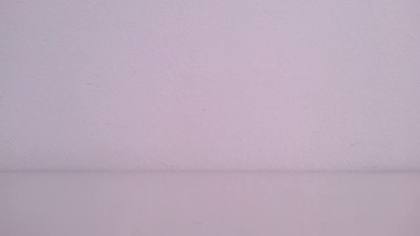
%> input picture ATCV pract color images/back.png, 420 x 236 px, shrunk from 1280 x 720 before the run
$ octave colorHS.m   (GNU Octave 9; MATLAB toolbox functions it lacks are replaced by stand-ins)
%> lines starting %> are read from the running program, lines starting %| are printed output that depends on the picture; in (x1, y1, x2, y2) boxes, pixels count from 0 and x2, y2 are one past the last pixel; in counts of white or black regions, pixels touching at a corner belong together; the program's own positions count from 1
### gamma1.m
function gm=gamma1(Ima)
%clc, clear all;
%ima=imread('2c.jpg');
im=Ima;
[fil, col,x]=size(Ima);
gm=zeros(fil,col);
% Ima=rgb2gray(Ima);
n = 1.11;
for i=1:fil
    for j=1:col
        gm(i,j,1)=(double(Ima(i,j,1)-40)^(n));
        gm(i,j,2)=(double(Ima(i,j,2)-40)^(n));
        gm(i,j,3)=(double(Ima(i,j,3)-40)^(n));
    end
end
% [4 lines of commented-out code are left out]


### colorHS.m
clc, close all, clear all
%Imagen de fondo
fon=imread('back.png');
%> fon is the input picture: size 236x420x3 uint8; mean R, G, B 187, 170.8, 187.2
fon=gamma1(fon);
%> after the loop in gamma1, `for i=1:fil`:
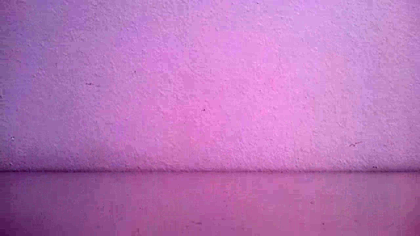
%> gm: size 236x420x3 double; mean R, G, B 254.6, 223.6, 255; drawn with min black and max white
fon=uint8(fon);
fon=rgb2hsv(fon);
%> fon: size 236x420x3 double; mean H, S, V 0.831, 0.106, 0.98
fH=fon(:,:,1);
fS=fon(:,:,2);

%Imagen a identificar
Ima=imread('VC (5).png');
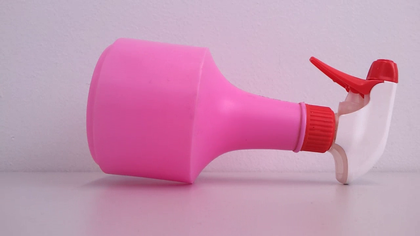
%> input picture ATCV pract color images/VC (5).png, 420 x 236 px, shrunk from 1280 x 720 before the run
%> Ima is the input picture: size 236x420x3 uint8; mean R, G, B 198.9, 147.9, 177.4
Ima=gamma1(Ima);
%> after the loop in gamma1 (call 2), `for i=1:fil`:
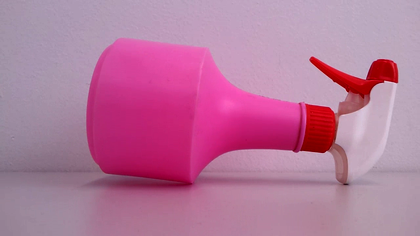
%> gm: size 236x420x3 double; mean R, G, B 277.8, 183.1, 237.3; drawn with min black and max white
Ima=uint8(Ima);
Ima=rgb2hsv(Ima);
%> Ima: size 236x420x3 double; mean H, S, V 0.747, 0.272, 0.981

H=Ima(:,:,1);
S=Ima(:,:,2);
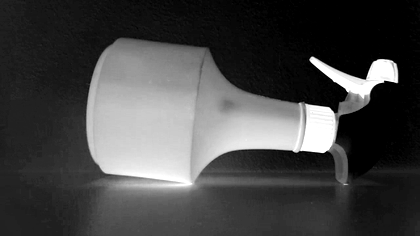
%> S: size 236x420 double; min 0, max 1, mean 0.272
V=Ima(:,:,3);
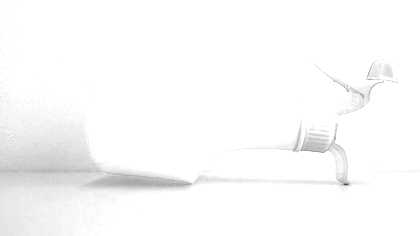
%> V: size 236x420 double; min 0.247, max 1, mean 0.981

[x,y,z]=size(fon);
%> x = 236; y = 420; z = 3
figure, subplot(221),imshow(hsv2rgb(fon))
subplot(222),imshow(hsv2rgb(Ima))
mask=zeros(x,y);   %Create a mask of the same size as the image
for i=1:x
    for j=1:y
        h=(H(i,j)-fH(i,j))^2;  %Find the distance between the pixel of the background and the new one
        s=(S(i,j)-fS(i,j))^2;
        d=sqrt(h+s);
        if d>0.8  %If the pixel's distance is greater than the threshold is part of the object
            mask(i,j)=1;
        end
    end
end
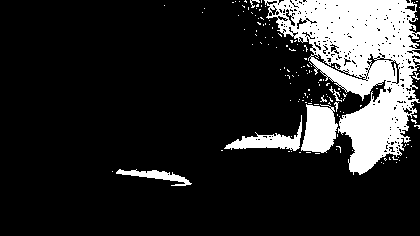
%> mask: size 236x420 double; values 0 (black) and 1 (white), 16.4% white; 142 white regions (134 under 20 px), largest, box (x1, y1, x2, y2) and area: (264, 0, 420, 175) 13039, (301, 104, 338, 153) 1337, (224, 115, 302, 151) 877
mask=double(mask);              %Show the resulting mask
subplot(223),imshow(mask);
newIma(:,:,1)=H.*mask;          %Appply the mask to the original image and create a new Image
newIma(:,:,2)=S.*mask;
newIma(:,:,3)=V.*mask;
%> newIma: size 236x420x3 double; mean H, S, V 0.0285, 0.0389, 0.161
newIma=hsv2rgb(newIma);
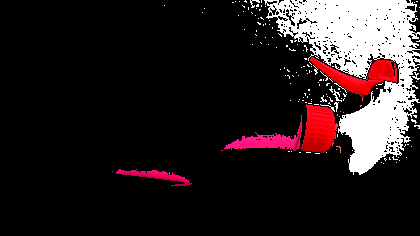
%> newIma: size 236x420x3 double; mean R, G, B 0.161, 0.125, 0.131
subplot(224),imshow(newIma)
